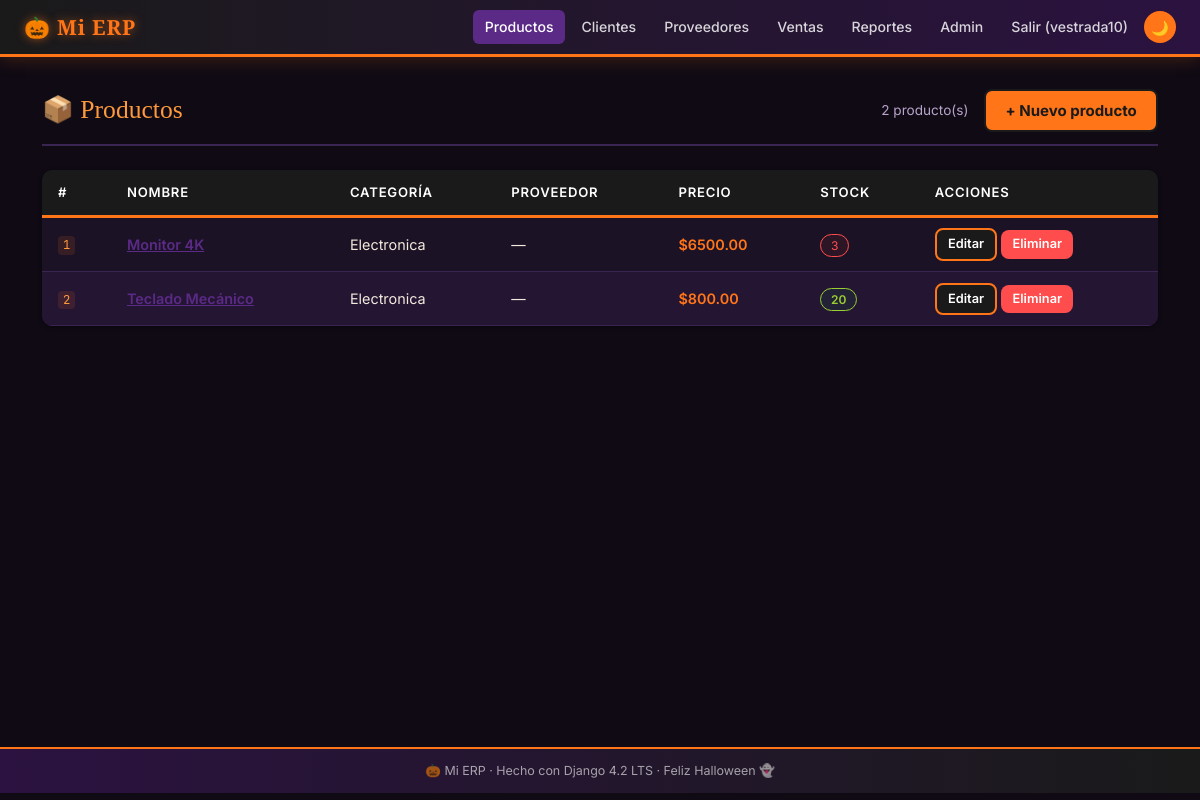
The page /productos/ (signed in) on the database its author committed.
### productos/models.py (models this page shows, shortened)
class Producto(models.Model):
    nombre    = models.CharField(
        max_length=200, verbose_name='Nombre'
    )
    precio    = models.DecimalField(
        max_digits=10,
        decimal_places=2,
        validators=[MinValueValidator(Decimal('0.00'))],
        verbose_name='Precio ($)',
        help_text='El precio no puede ser negativo.'
    )
    stock     = models.IntegerField(
        default=0,
        validators=[MinValueValidator(0)],
        verbose_name='Stock disponible'
    )
    categoria = models.ForeignKey(
        Categoria,
        on_delete=models.PROTECT,          # D-01: no borrar categoría con productos
        related_name='productos',
        verbose_name='Categoría'
    )
    proveedor = models.ForeignKey(
        Proveedor,
        on_delete=models.SET_NULL,         # D-02: producto puede quedar sin proveedor
        null=True,
        blank=True,
        related_name='productos',
        verbose_name='Proveedor'
    )
    activo    = models.BooleanField(
        default=True, verbose_name='Activo'
    )
    imagen    = models.ImageField(          # campo W11
        upload_to='productos/',            # subcarpeta dentro de MEDIA_ROOT
        null=True,
        blank=True,
        verbose_name='Imagen del producto',
        help_text='Formatos permitidos: JPEG, PNG, WEBP. Máximo 5 MB.',
        validators=[validar_imagen_producto],   # ← agregado en 2.3
    )
    creado    = models.DateTimeField(
        auto_now_add=True, verbose_name='Fecha de registro'
    )
    class Meta:
        verbose_name        = 'Producto'
        verbose_name_plural = 'Productos'
        ordering            = ['nombre']

class Categoria(models.Model):
    nombre      = models.CharField(
        max_length=100, unique=True, verbose_name='Nombre'
    )
    descripcion = models.TextField(
        blank=True, verbose_name='Descripción'
    )
    class Meta:
        verbose_name        = 'Categoría'
        verbose_name_plural = 'Categorías'
        ordering            = ['nombre']
    def __str__(self) -> str:
        return self.nombre

### productos/views.py (the view)
class ProductoListView(ListView):
    model               = Producto
    template_name       = 'productos/lista.html'
    context_object_name = 'productos'
    paginate_by         = 20
    def get_queryset(self):
        return (
            Producto.objects
            .select_related('categoria', 'proveedor')
            .filter(activo=True)
            .order_by('nombre')
        )

### productos/templates/productos/lista.html (shortened to what this page needs)
{% extends "base.html" %}
{% block nav_productos %}active{% endblock %}
{% block content %}
<div class="erp-page-title">
    <h2>📦 Productos</h2>
    <span style="margin-left:auto;color:var(--clr-muted);font-size:.85rem;">
        {{ page_obj.paginator.count }} producto(s)
    </span>
    {% if user.is_authenticated %}
        <a href="{% url 'productos:crear' %}" class="btn-erp-gold">
            + Nuevo producto
        </a>
    {% endif %}
</div>
{% if productos %}
<table class="erp-table">
    <thead>
        <tr>
            <th>#</th>
            <th>Nombre</th>
            <th>Categoría</th>
            <th>Proveedor</th>
            <th>Precio</th>
            <th>Stock</th>
            {% if user.is_authenticated %}<th>Acciones</th>{% endif %}
        </tr>
    </thead>
    <tbody>
        {% for p in productos %}
        <tr>
            <td><code>{{ p.pk }}</code></td>
            <td>
                <a href="{% url 'productos:detalle' p.pk %}"
                   style="color:var(--clr-royal);font-weight:600;">
                    {{ p.nombre }}
                </a>
            </td>
            <td>{{ p.categoria }}</td>
            <td>{{ p.proveedor|default:"—" }}</td>
            <td style="font-weight:600;color:var(--clr-gold);">
                ${{ p.precio }}
            </td>
            <td>
                {% if p.stock < 5 %}
                    <span class="badge-erp-inactive">{{ p.stock }}</span>
                {% else %}
                    <span class="badge-erp-active">{{ p.stock }}</span>
                {% endif %}
            </td>
            {% if user.is_authenticated %}
            <td>
                <a href="{% url 'productos:editar' p.pk %}"
                   class="btn-erp-primary btn-erp-sm">Editar</a>
                <a href="{% url 'productos:eliminar' p.pk %}"
                   class="btn-erp-danger btn-erp-sm">Eliminar</a>
            </td>
            {% endif %}
        </tr>
        {% endfor %}
    </tbody>
</table>
{% else %}
<div class="erp-alert-info">No hay productos registrados aún.</div>
{% endif %}
{% endblock %}

### templates/base.html (shortened to what this page needs)
<!DOCTYPE html>
<html lang="es" data-theme="halloween">
<head>
    <link href="https://cdn.jsdelivr.net/npm/bootstrap@5.3.0/dist/css/bootstrap.min.css"
          rel="stylesheet">
</head>
<body>
<nav class="erp-navbar">
    <a class="erp-brand" href="/">🎃 Mi ERP</a>
    <div class="erp-nav-links">
        <a href="{% url 'productos:lista' %}"
           class="erp-nav-link {% block nav_productos %}{% endblock %}">Productos</a>
        <a href="{% url 'clientes:lista' %}"
           class="erp-nav-link {% block nav_clientes %}{% endblock %}">Clientes</a>
        <a href="{% url 'proveedores:lista' %}"
           class="erp-nav-link {% block nav_proveedores %}{% endblock %}">Proveedores</a>
        <a href="{% url 'ventas:lista' %}"
           class="erp-nav-link {% block nav_ventas %}{% endblock %}">Ventas</a>
        <a href="{% url 'reportes:inicio' %}"
           class="erp-nav-link {% block nav_reportes %}{% endblock %}">Reportes</a>
        <a href="/admin/" class="erp-nav-link">Admin</a>
        {% if user.is_authenticated %}
            <a href="/accounts/logout/" class="erp-nav-link">
                Salir ({{ user.username }})
            </a>
        {% else %}
            <a href="/accounts/login/" class="erp-nav-link">Entrar</a>
        {% endif %}
        <button class="theme-toggle" id="themeBtn" title="Cambiar tema">🌙</button>
    </div>
</nav>
<main class="erp-main">
    <div class="container">
        {% block content %}{% endblock %}
    </div>
</main>
<footer class="erp-footer">
    🎃 Mi ERP · Hecho con Django 4.2 LTS · Feliz Halloween 👻
</footer>
</body>
</html>

### rows shown on the page
Producto: pk "1", nombre "Monitor 4K", categoria "Electronica", proveedor "—", precio "6500.00", stock "3"
Producto: pk "2", nombre "Teclado Mecánico", categoria "Electronica", proveedor "—", precio "800.00", stock "20"

### other values the page prints
{{ user.username }} "vestrada10"
{{ page_obj.paginator.count }} "2"
